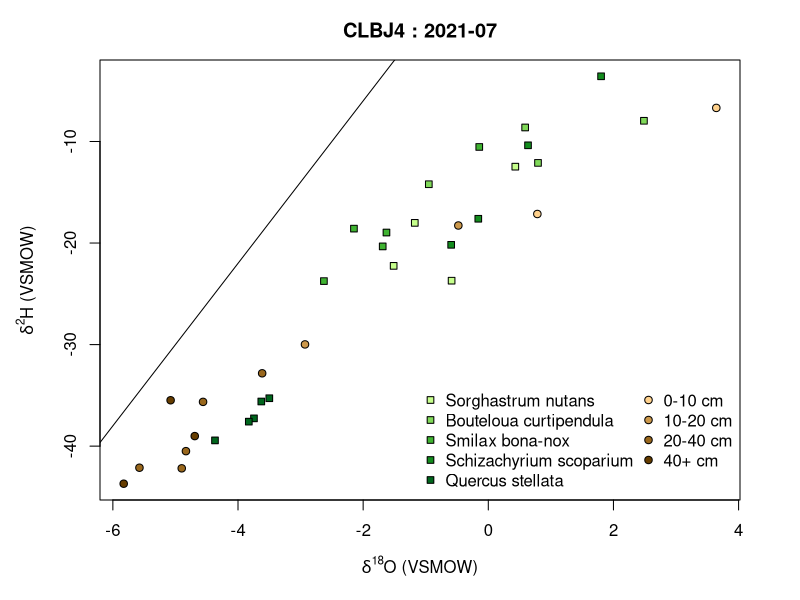
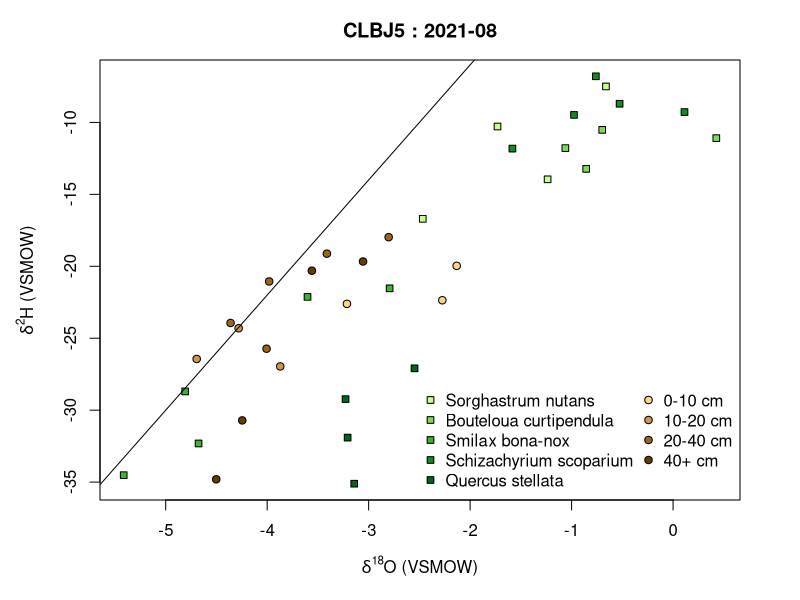
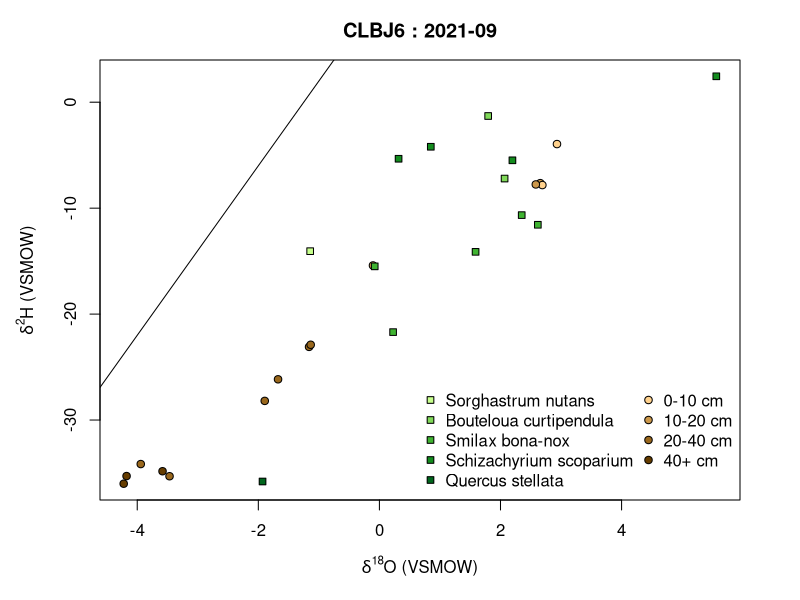
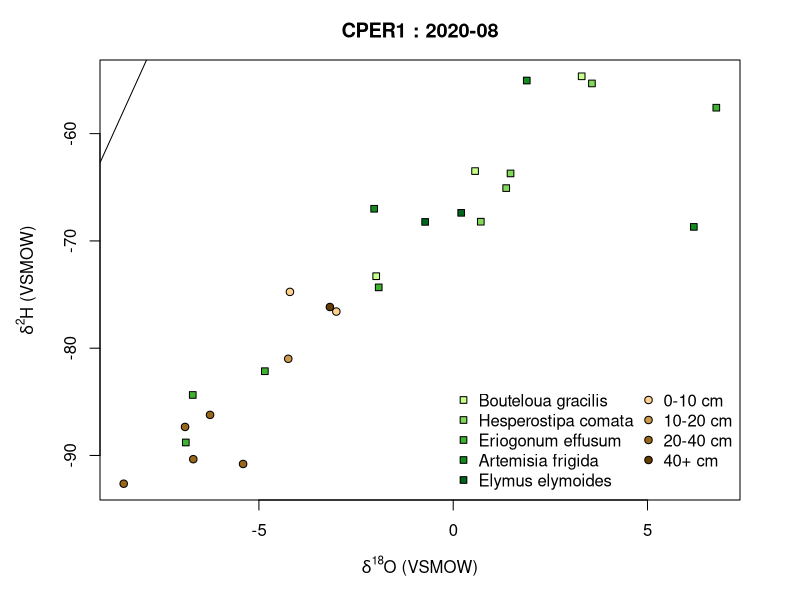
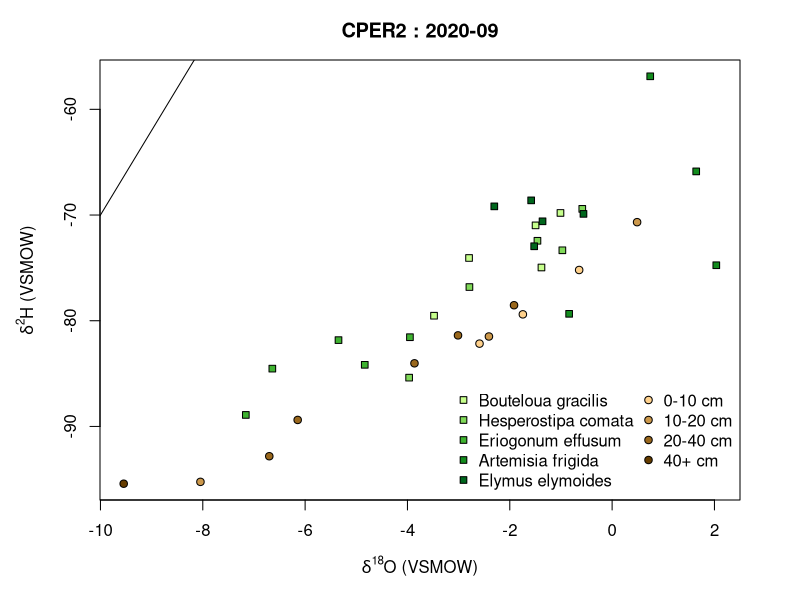
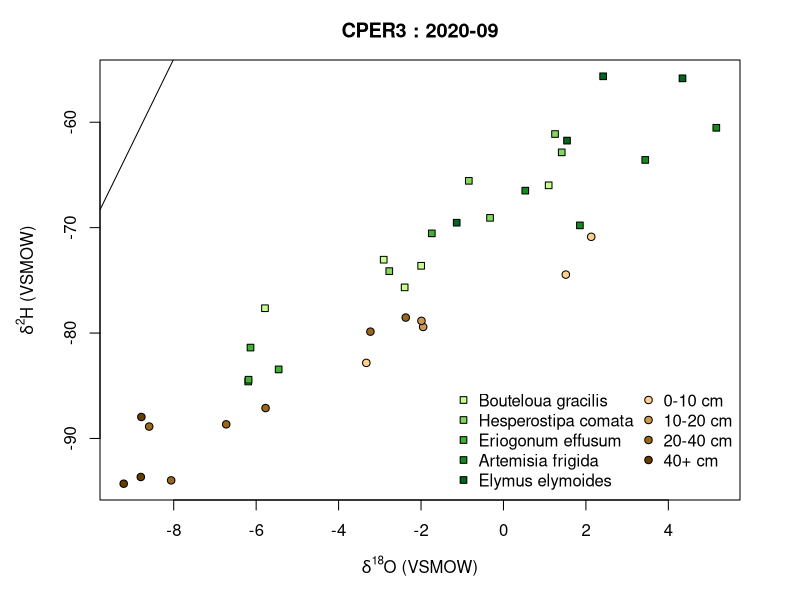
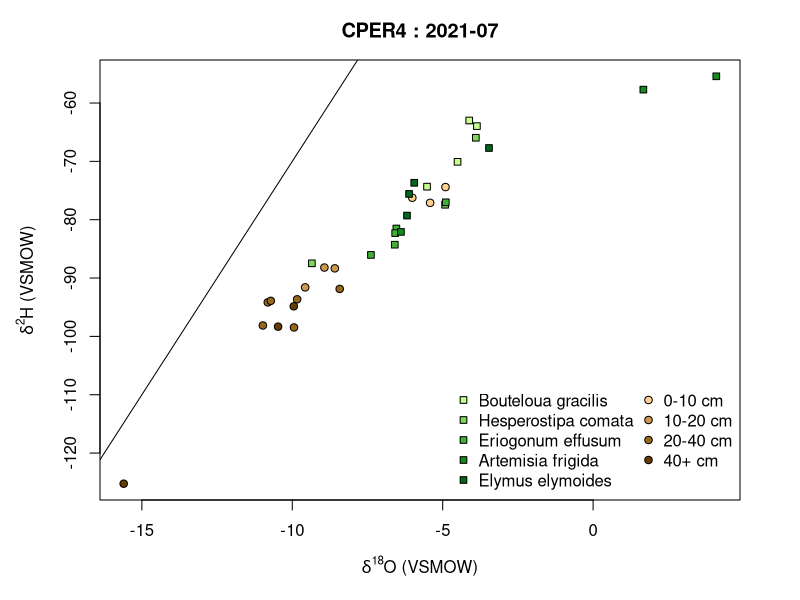
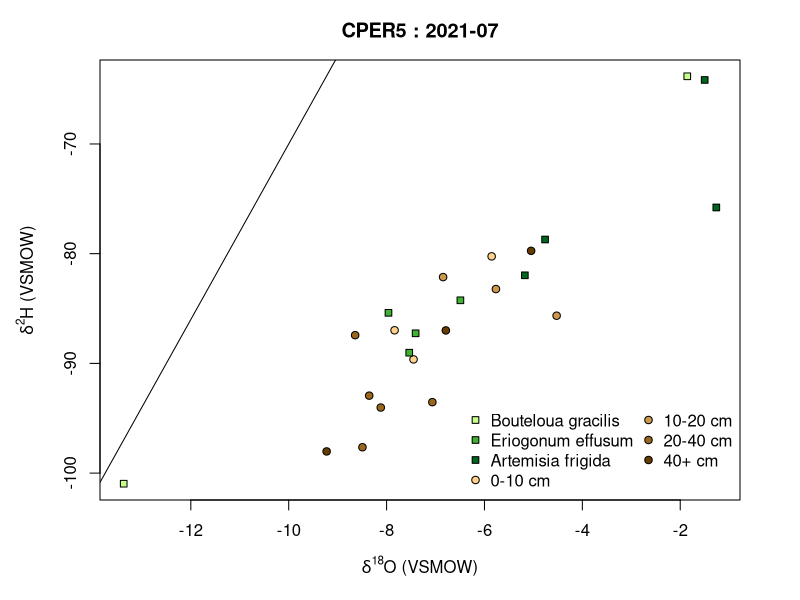

Recreate these plots in R, in order. (Note: this script raises an error after producing the figures.)
# Prep ----
## Read data
p = read.csv("out/plantsNoLow.csv")
s = read.csv("data/soils.csv")

## Bouts
bouts = sort(unique(c(p$Bout, s$Bout)))

# Plot ----
for(i in bouts){
  ## Bout subset
  p_sub = p[p$Bout == i,]
  s_sub = s[s$Bout == i,]
  
  ## Depths and species
  species = (unique(p_sub$Species))
  depths = sort(unique(s_sub$Depth))
  
  ## Create a set of brown colors to match the number of soil depths
  col.soil = hsv(0.1, seq(0.45, 1, len = length(depths)), 
                 seq(1, 0.4, len = length(depths)))
  
  ## create a set of green colors to match the number of species
  col.stem = hsv(seq(0.25, 0.38, len = length(species)), 
                 seq(0.45, 1, len = length(species)), 
                 seq(1, 0.4, len = length(species)))
  
  ## Output device
  png(paste0("out/", i, ".png"), width = 6, height = 6, units = "in", res = 600)
  par(mar = c(5, 5, 3, 3))
  
  ## Set up the plot area
  plot(d2H ~ d18O, data = rbind(p_sub[, 1:22], s_sub[, 1:22]), 
       main = paste(i, ":", format(as.Date(p_sub$Collection_Date[1]), "%Y-%m")), 
       type = "n", xlab = expression(delta^{18}*"O (VSMOW)"),
       ylab = expression(delta^2*"H (VSMOW)"))
  
  ## Add the soils data
  points(d2H ~ d18O, data = s_sub, pch = 21,
         bg = col.soil[match(s_sub$Depth, depths)])
  
  ## Add the stem data
  points(d2H ~ d18O, data = p_sub, pch = 22,
         bg = col.stem[match(p_sub$Species, species)])
  
  ## Add GMWL
  abline(10,8)
  
  ## Add legend, this might plot over the data in some cases!
  legend("bottomright", c(species, depths), pt.bg = c(col.stem, col.soil), 
         pch = c(rep(22, length(species)), rep(21, length(depths))), 
         ncol = 2, text.width = NA, bty = "n")
  dev.off()    
}
